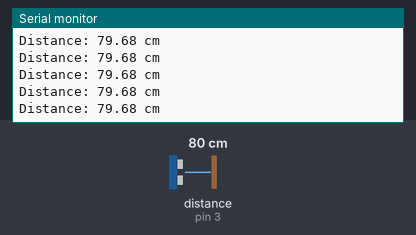
Bench run of a sketch on a simulated Arduino Uno, built with avr-gcc and run on an emulated ATmega328P. Shown: the last lines printed to the serial monitor. Wiring (inferred from the names in the program): ultrasonic range finder: trigger pin 2; echo pin 3. The inputs (shaded band) are chosen by the test bench; at power-on: distance to the obstacle (sensor on pin 3) 80 cm. The echo pulse lasts 58.3 µs per cm.

Above: at 1.2 s.
1.3 s: distance to the obstacle (sensor on pin 3) set to 120 cm
At 2.2 s:
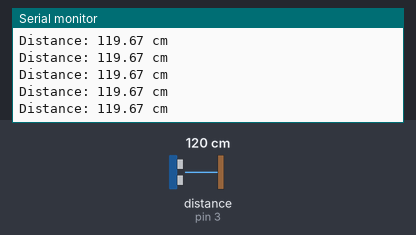
4.3 s: distance to the obstacle (sensor on pin 3) set to 2 cm
At 5.4 s:
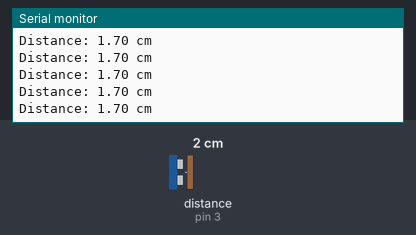
7.3 s: distance to the obstacle (sensor on pin 3) set to 18 cm
At 8.0 s:
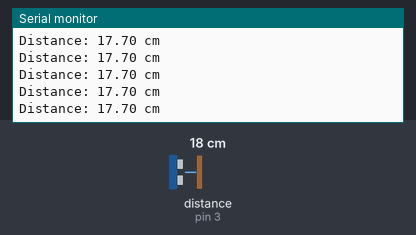
10.3 s: distance to the obstacle (sensor on pin 3) set to 4 cm
At 11.0 s:
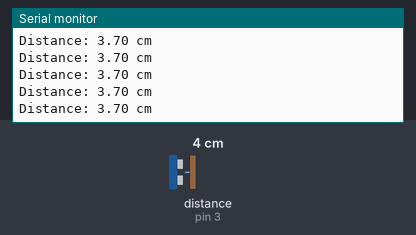
13.3 s: distance to the obstacle (sensor on pin 3) set to 250 cm
At 14.3 s:
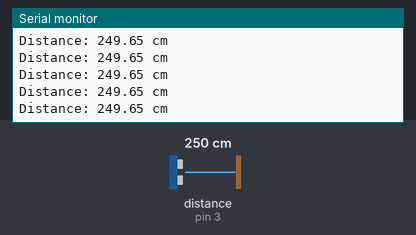
16.3 s: distance to the obstacle (sensor on pin 3) set to 35 cm
At 17.1 s:
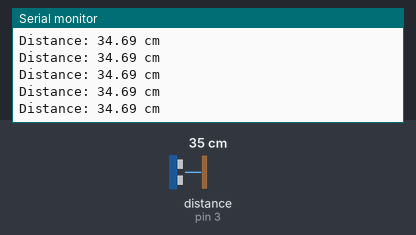
Timing chart, 0 to 19.3 s (numbered marks = the images above; inputs shaded):
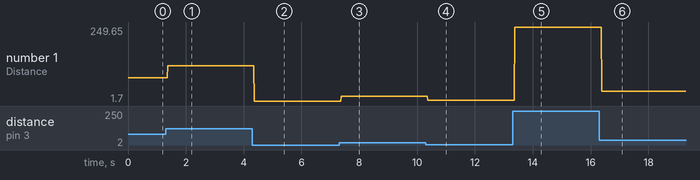

Measured:
- after the input at 1.3 s, the serial monitor: prints a new line after 0.08 s (image 1)
- after the input at 4.3 s, the serial monitor: prints a new line after 0.07 s (image 2)
- after the input at 7.3 s, the serial monitor: prints a new line after 0.07 s (image 3)
- after the input at 10.3 s, the serial monitor: prints a new line after 0.07 s (image 4)
- after the input at 13.3 s, the serial monitor: prints a new line after 0.07 s (image 5)
- after the input at 16.3 s, the serial monitor: prints a new line after 0.09 s (image 6)
- plotted number 1: 79.68 → 119.67 after the input at 1.3 s, 119.67 → 1.7 after the input at 4.3 s, 1.7 → 17.7 after the input at 7.3 s, 17.7 → 3.7 after the input at 10.3 s, 3.7 → 249.65 after the input at 13.3 s

The sketch:

ultrasonic_sensor_distance.ino
```cpp
/**
 * Get distance from HC-SR04 ultrasonic sensor
 * Credits:
 * https://create.arduino.cc/projecthub/Isaac100/getting-started-with-the-hc-sr04-ultrasonic-sensor-036380
 */

// define the pins that Trig and Echo
const int trigPin = 2;
const int echoPin = 3;
// declare floats; the length of the sound wave and how far away the object is
float duration, distance;

/*
 * declare the Trig pin as an output,
 * the Echo pin as an input,
 * and start Serial communication
 */
void setup() {
  pinMode(trigPin, OUTPUT);
  pinMode(echoPin, INPUT);
  Serial.begin(9600);
}

/*
 * set trigPin for 2 μS to ensure that pins is low first
 * set high for 10 μS (send out 8 cycle sonic burst)
 * set to low again
 * wait for the pin to go to starting state, starts timing, and then stops timing when it switches to the other state
 * start timing when the Echo pin goes high
 * store the time (μS) in the duration variable
 */
void loop() {
 digitalWrite(trigPin, LOW);
 delayMicroseconds(2);
 digitalWrite(trigPin, HIGH);
 delayMicroseconds(10);
 digitalWrite(trigPin, LOW);

 duration = pulseIn(echoPin, HIGH);
 distance = (duration*0.0343)/2; // speed of sound: .0343 c/μS, 2 sound travels to and back

 Serial.print("Distance: ");
 Serial.print(distance);
 Serial.println(" cm");
 delay(1);
}
```
